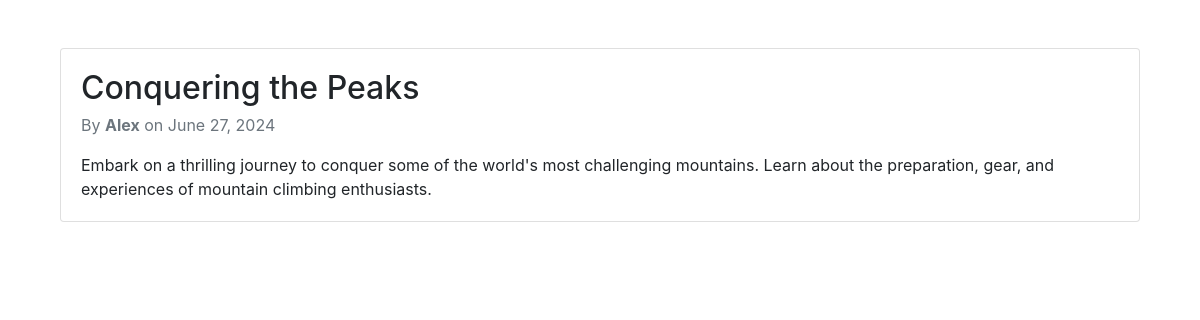
/blog/26/, run on the app's committed database.
### weblog/models.py (models this page shows, shortened)
class Blog(models.Model):
    title = models.CharField(max_length=100)
    description = models.TextField()
    author = models.ForeignKey(User, on_delete=models.CASCADE)
    category = models.ForeignKey(Category, on_delete=models.CASCADE)
    status = models.BooleanField(default=False)
    created_at = models.DateTimeField(auto_now_add=True)
    updated_at = models.DateTimeField(auto_now=True)
    deleted_at = models.DateField(auto_now=True)

### weblog/views.py (the view)
# urls.py: path('blog/<int:blog_id>/', views.blog_detail, name='blog_detail'),
def blog_detail(request, blog_id):
    blog = get_object_or_404(Blog, id=blog_id)
    authors = User.objects.all()
    return render(request, 'blog_detail.html', {'blog': blog, 'authors': authors})

### weblog/templates/blog_detail.html (shortened to what this page needs)
{% extends "base.html" %}
{% block content %}
<div class="container mt-5">
    <article class="card">
        <div class="card-body">
            <h2 class="card-title">{{ blog.title }}</h2>
            <p class="card-subtitle text-muted mb-3">
                By <strong>{{ blog.author.username }}</strong> on {{ blog.created_at|date:"F j, Y" }}
            </p>
            <div class="card-text">
                {{ blog.description|safe }}
            </div>
        </div>
    </article>
</div>
{% endblock %}

### data on the page
Blog: title "Conquering the Peaks", author.username "Alex", created_at "June 27, 2024", description "Embark on a thrilling journey to conquer some of the world's most challenging mountains. Learn about the preparation, gear, and experiences of mountain climbing enthusiasts."
